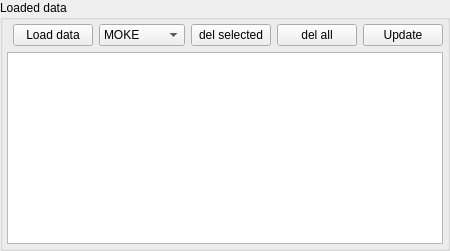
             <widget class="QGroupBox" name="hys_metadata_panel">
              <property name="sizePolicy">
               <sizepolicy hsizetype="Preferred" vsizetype="Preferred">
                <horstretch>4</horstretch>
                <verstretch>6</verstretch>
               </sizepolicy>
              </property>
              <property name="title">
               <string>Loaded data</string>
              </property>
              <layout class="QGridLayout" name="gridLayout_5">
               <property name="leftMargin">
                <number>4</number>
               </property>
               <property name="topMargin">
                <number>4</number>
               </property>
               <property name="rightMargin">
                <number>4</number>
               </property>
               <property name="bottomMargin">
                <number>4</number>
               </property>
               <item row="0" column="1">
                <widget class="QPushButton" name="hys_btn_load_data">
                 <property name="toolTip">
                  <string>Load in new data with the dataformat given by the dropdown menu</string>
                 </property>
                 <property name="text">
                  <string>Load data</string>
                 </property>
                </widget>
               </item>
               <item row="1" column="0" colspan="6">
                <widget class="DragDropTableWidget" name="hys_table_metadata">
                 <property name="acceptDrops">
                  <bool>true</bool>
                 </property>
                 <property name="styleSheet">
                  <string notr="true">QHeaderView::section {
        background-color: rgb(45, 55, 65);
}</string>
                 </property>
                 <property name="selectionBehavior">
                  <enum>QAbstractItemView::SelectRows</enum>
                 </property>
                 <property name="sortingEnabled">
                  <bool>true</bool>
                 </property>
                </widget>
               </item>
               <item row="0" column="5">
                <widget class="QPushButton" name="hys_btn_update_all">
                 <property name="sizePolicy">
                  <sizepolicy hsizetype="Fixed" vsizetype="Fixed">
                   <horstretch>0</horstretch>
                   <verstretch>0</verstretch>
                  </sizepolicy>
                 </property>
                 <property name="toolTip">
                  <string>Updates all tables, the status bar and the figure canvas</string>
                 </property>
                 <property name="text">
                  <string>Update</string>
                 </property>
                </widget>
               </item>
               <item row="0" column="3">
                <widget class="QPushButton" name="hys_del_dataset">
                 <property name="toolTip">
                  <string>Delete the choosen dataset </string>
                 </property>
                 <property name="text">
                  <string>del selected</string>
                 </property>
                </widget>
               </item>
               <item row="0" column="4">
                <widget class="QPushButton" name="hys_del_all_dataset">
                 <property name="text">
                  <string>del all</string>
                 </property>
                </widget>
               </item>
               <item row="0" column="2">
                <widget class="QComboBox" name="hys_load_dataformat">
                 <property name="toolTip">
                  <string>Dropdown menu to choose dataformat for file dropdown and load button to the left</string>
                 </property>
                 <property name="currentText">
                  <string>MOKE</string>
                 </property>
                 <item>
                  <property name="text">
                   <string>MOKE</string>
                  </property>
                 </item>
                 <item>
                  <property name="text">
                   <string>VSM</string>
                  </property>
                 </item>
                 <item>
                  <property name="text">
                   <string>Kerr</string>
                  </property>
                 </item>
                 <item>
                  <property name="text">
                   <string>AFM</string>
                  </property>
                 </item>
                 <item>
                  <property name="text">
                   <string>SRIM</string>
                  </property>
                 </item>
                 <item>
                  <property name="text">
                   <string>MUMAX3</string>
                  </property>
                 </item>
                 <item>
                  <property name="text">
                   <string>Kerr_imgs</string>
                  </property>
                 </item>
                </widget>
               </item>
              </layout>
             </widget>
